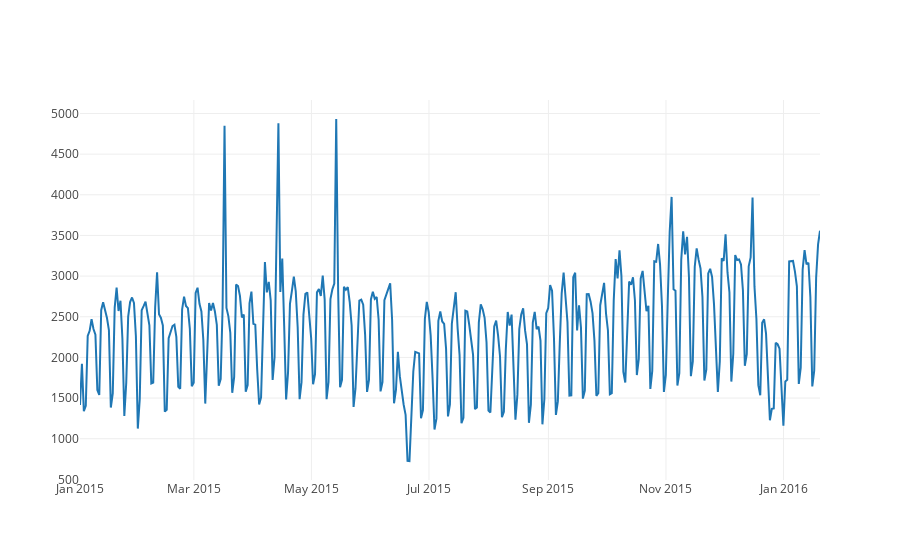

Notebook source saved alongside this figure:
### Code cell
plotly_df(df.set_index('date')[['count']])

### Figure 1 — Plotly figure (JSON) as saved in the notebook; plotly's stock layout.template omitted (floating-point values rounded to 4 significant figures; data arrays with more than 128 entries replaced by an {"elided": "..."} marker saying what was removed)
{"data": [{"mode": "lines", "name": "count", "type": "scatter", "uid": "fc9c7f8d-99a3-472b-ad29-981a280927d1", "x": {"elided": "383 str values"}, "y": {"elided": "383 int values"}}], "layout": {"title": {"text": ""}}}
